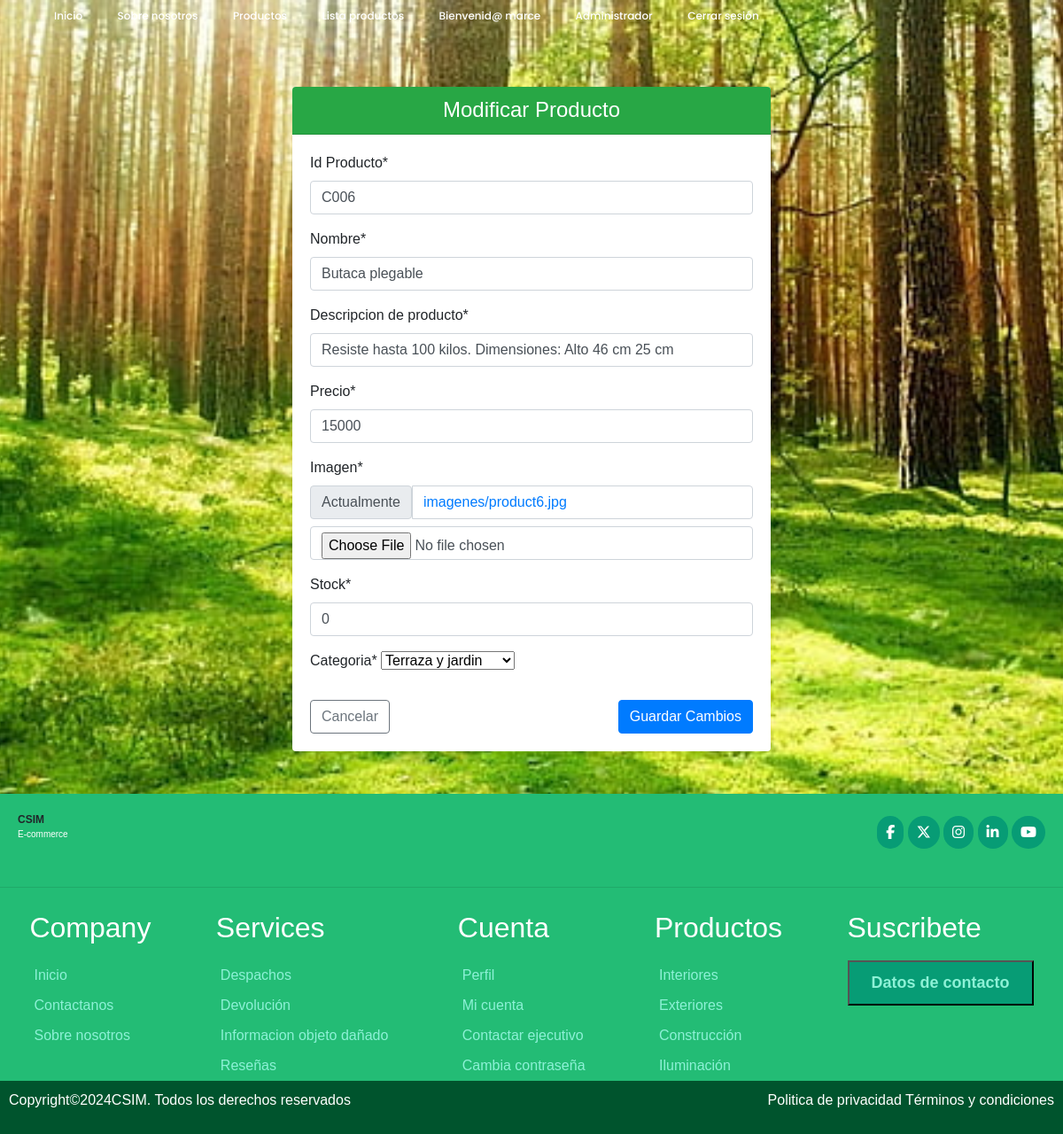
/modificar/C006/ (signed in), run on the app's committed database.
### ferreteria/models.py (models this page shows, shortened)
class Producto(models.Model):
    idProducto = models.CharField(primary_key=True, max_length=5, verbose_name='Id Producto')
    nombre = models.CharField(max_length=50, verbose_name='Nombre del producto')
    descripcion = models.CharField(max_length=400,verbose_name='Descripcion de producto')
    precio = models.IntegerField(null=True, verbose_name='Ingrese precio producto')
    imagen= models.ImageField(upload_to="imagenes", null=True, verbose_name='Imagen')
    stock = models.IntegerField(verbose_name='stock',default=0)
    categoria= models.ForeignKey('Categoria', on_delete=models.CASCADE, verbose_name='Categoria')

### ferreteria/views.py (the view)
# urls.py: path('modificar/<id>/', views.modificar, name="modificar"),
@permission_required ('ferreteria.change_producto')
def modificar(request, id):
    producto = get_object_or_404(Producto, idProducto=id)
    data = {
        'form': ProductoForm(instance=producto)
    }
    if request.method== 'POST':
        formulario = ProductoForm(data=request.POST, instance=producto, files=request.FILES)
        if formulario.is_valid():
            formulario.save()
            messages.success(request, "Modificado correctamente")
        return redirect(to="lista")
    return render (request, 'producto/modificar.html', data)

### ferreteria/forms.py
class ProductoForm(forms.ModelForm):
    nombre = forms.CharField(min_length=3, max_length=50)
    imagen = forms.ImageField(required=True, validators=[MaxSizeFileValidator(max_file_size=4)])
    precio = forms.IntegerField(min_value=1, max_value=3000000)
    class Meta:
        model = Producto
        fields = '__all__'

### ferreteria/context_processor.py (called while the page is built, shortened)
def total_carrito(request):
    total = 0
    return {'total_carrito':int(total)}

### ferreteria/models.py (called while the page is built)
    def __str__(self):
        return self.nombreCategoria

### ferreteria/templates/producto/modificar.html (shortened to what this page needs)
{% extends 'base.html' %}
{% load static %}
{% load crispy_forms_tags %}
{% block css %}
<link rel="stylesheet" href="{% static 'css/estilo.css' %}">
{% endblock %}
{% block contenido %}
<div class="container my-5">
    <div class="row justify-content-center">
        <div class="col-12 col-md-8 col-lg-6">
            <div class="card shadow-sm border-0">
                <div class="card-header bg-success text-white text-center rounded-top">
                    <h4 class="mb-0">Modificar Producto</h4>
                </div>
                <div class="card-body">
                    <form action="" method="post" enctype="multipart/form-data">
                        {{ form|crispy }}
                        <div class="d-flex justify-content-between mt-4">
                            <a href="{% url 'lista' %}" class="btn btn-outline-secondary">Cancelar</a>
                            <button type="submit" class="btn btn-primary">Guardar Cambios</button>
                        </div>
                    </form>
                </div>
            </div>
        </div>
    </div>
</div>
{% endblock %}

### ferreteria/templates/base.html (shortened to what this page needs)
<!DOCTYPE html>
<html lang="en">
<head>
    {% load static %}
    <link rel="stylesheet" href="https://cdn.jsdelivr.net/npm/bootstrap@4.5.3/dist/css/bootstrap.min.css">
    {% block css %}{% endblock %}
</head>
<body>
    <header>
        <div class="navbar">
            <ul class="links">
                {% if not user.is_authenticated %}
                    <li><a href="{% url 'index' %}"  >Inicio</a></li>
                    <li><a href="{% url 'nosotros' %}" >Sobre nosotros</a></li>
                    <li><a href="{% url 'tienda' %}"  >Productos</a></li>
                    <li><a href="{% url 'registrar' %}" >Registrarse</a></li>
                    <li><a href="{% url 'login' %}" >Iniciar sesión</a></li>
                {% elif user.is_authenticated and user.is_superuser %}
                    <li><a href="{% url 'index' %}"  >Inicio</a></li>
                    <li><a href="{% url 'nosotros' %}" >Sobre nosotros</a></li>
                    <li><a href="{% url 'tienda' %}"  >Productos</a></li>
                    <li><a href="{% url 'lista' %}" >Lista productos</a></li>
                    <li><a href="{% url 'perfil' %}">Bienvenid@ {{ user.username }}</a></li>
                    <li><a href="{% url 'administrador' %}">Administrador </a></li>
                    <li><a href="{% url 'cerrar' %}">Cerrar sesión </a></li>
                {% endif %}
            </ul>
        </div>
    </header>
    <div id="contenido">
        {% block contenido %}
        {% endblock %}
    </div>
    <footer class="pie">
        <div class="header">
            <div class="logo">
                <div class="title">CSIM</div>
                <p class="logotipo">E-commerce</p>
            </div>
            <div class="redes">
                <span class="fb"><a href="https://www.facebook.com/?locale=es_LA" target="_blank" style="text-decoration: none; color:#fff;"><i class="fa-brands fa-facebook-f"></a></i></span>
                <span class="tw"><a href="https://x.com/?lang=es&mx=2" style="text-decoration: none; color:#fff;"><i class="fa-brands fa-x-twitter"></a></i></span>
                <span class="in"><a href="https://www.instagram.com/" style="text-decoration: none; color:#fff;"><i class="fa-brands fa-instagram"></a></i></span>
                <span class="li"><a href="https://cl.linkedin.com/" style="text-decoration: none; color:#fff;"><i class="fa-brands fa-linkedin-in"></a></i></span>
                <span class="yo"><a href="https://www.youtube.com/" style="text-decoration: none; color:#fff;"><i class="fa-brands fa-youtube"></a></i></span>
            </div>
        </div>
        <hr>
        <div class="section">
            <div>
                <h2>Company</h2>
                <a href="{% url 'index' %}">Inicio</a>
                <a href="{% url 'nosotros' %}">Contactanos</a>
                <a href="{% url 'nosotros' %}">Sobre nosotros</a>
            </div>
            <div>
                <h2>Services</h2>
                <a href="{% url 'nosotros' %}">Despachos</a>
                <a href="{% url 'nosotros' %}">Devolución </a>
                <a href="{% url 'nosotros' %}">Informacion objeto dañado</a>
                <a href="{% url 'nosotros' %}">Reseñas</a>
            </div>
            <div>
                <h2>Cuenta</h2>
                <a href="#">Perfil</a>
                <a href="#">Mi cuenta</a>
                <a href="{% url 'nosotros' %}">Contactar ejecutivo</a>
                <a href="#">Cambia contraseña</a>
            </div>
            <div>
                <h2>Productos</h2>
                <a href="#">Interiores</a>
                <a href="#">Exteriores</a>
                <a href="#">Construcción</a>
                <a href="#">Iluminación</a>
            </div>
            <div>
                <h2>Suscribete</h2>
                <form action="">
                    <button type="submit"><a href="{% url 'nosotros' %}" style="text-decoration: none;">Datos de contacto</a></button>
                </form>
            </div>
        </div>
        <div class="derechos">
            <p>Copyright©2024CSIM. Todos los derechos reservados</p>
            <p>Politica de privacidad        Términos y condiciones</p>
        </div>
    </footer>

### ferreteria/static/css/estilo.css (style rules this page uses)
* { margin: 0; padding: 0; box-sizing: border-box; font-family: sans-serif; }
body { font-family: "Poppins", sans-serif; background: url(../img/foto2.jpg) no-repeat center center fixed; background-size: cover; background-position: center; width: 100%; }
header { width: 1140px; max-width: 1200px; margin: auto; height: 50px; display: flex; align-items: center; position: relative; z-index: 100; }
header .navbar ul { float: right; margin-right: 20px; }
header .navbar ul li { display: inline-block; line-height: 80px; margin: 0 5px; }
header .navbar a { color: #fff; margin-right: 5px; padding: 5px 10px; font-family: "Poppins", sans-serif; font-size: 12px; transition: 0.3s; font-weight: 500; text-decoration: none; }
.pie { background-color: rgb(35, 188, 117); box-sizing: border-box; font-family: "Exo 2", sans-serif; }
.pie .header .logo .title { font-size: 12px; display: flex; align-items: left; font-weight: bold; }
.pie .header .logo .logotipo { font-size: 10px; color: #fff; }
.pie .header { display: flex; justify-content: space-between; padding: 20px; align-items: center; }
.pie .header .redes .fb, .pie .header .redes .tw, .pie .header .redes .in, .pie .header .redes .li, .pie .header .redes .yo { background: rgb(7, 156, 117); padding: 10px; border-radius: 80px; color: #fff; align-items: right; }
.pie .section { display: flex; justify-content: space-evenly; gap: 40px; }
.pie .section div { display: flex; flex-direction: column; }
.pie .section div h2 { color: #fff; padding: 10px 0; }
.pie .section a { color: rgb(141, 241, 214); padding: 5px; }
.pie .section form { display: flex; flex-direction: column; gap: 10px; }
.pie .section form button { padding: 10px 20px; background: rgb(7, 156, 117); color: #fff; font-weight: bold; font-size: 18px; }
.pie .derechos { display: flex; justify-content: space-between; padding: 10px; background: rgb(0, 84, 45); color: #fff; }

### data on the page
Producto: idProducto "C006", nombre "Butaca plegable", descripcion "Resiste hasta 100 kilos. Dimensiones: Alto 46 cm 25 cm", precio "15000", stock "0", categoria "Terraza y jardin"

### other printed values
{{ user.username }} "marce"
